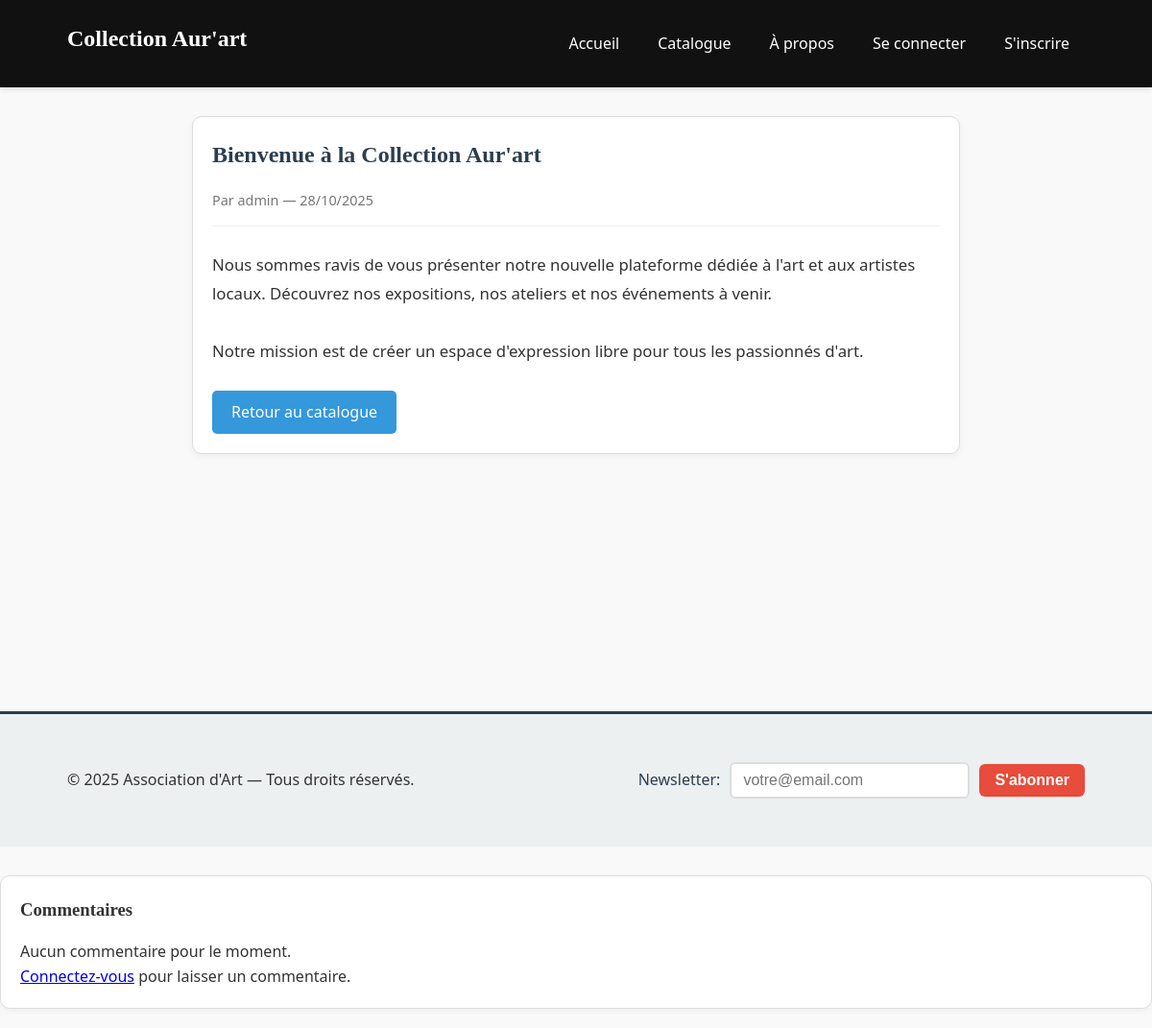
The page /article.php?slug=bienvenue-collection-aurart on the database its author committed.
### tables this page shows
CREATE TABLE IF NOT EXISTS articles (
    id INT AUTO_INCREMENT PRIMARY KEY,
    title VARCHAR(255) NOT NULL,
    slug VARCHAR(255) NOT NULL UNIQUE,
    content TEXT NOT NULL,
    image VARCHAR(500) DEFAULT NULL,
    author_id INT,
    created_at DATETIME DEFAULT CURRENT_TIMESTAMP,
    updated_at DATETIME DEFAULT CURRENT_TIMESTAMP ON UPDATE CURRENT_TIMESTAMP,
    FOREIGN KEY (author_id) REFERENCES users(id) ON DELETE SET NULL,
    INDEX idx_slug (slug),
    INDEX idx_author (author_id),
    INDEX idx_created (created_at)
);

CREATE TABLE IF NOT EXISTS users (
    id INT AUTO_INCREMENT PRIMARY KEY,
    username VARCHAR(50) NOT NULL UNIQUE,
    email VARCHAR(150) NOT NULL UNIQUE,
    password VARCHAR(255) NOT NULL,
    created_at DATETIME DEFAULT CURRENT_TIMESTAMP,
    INDEX idx_email (email)
);

### db.php (called while the page is built, shortened)
<?php
$DB_HOST = 'localhost';
$DB_USER = 'root';
$DB_PASS = '';
$DB_NAME = 'new_site_artv1';
$mysqli = new mysqli($DB_HOST, $DB_USER, $DB_PASS, $DB_NAME);
$mysqli->set_charset('utf8mb4');
function q($sql, $types = null, $params = []) {
    global $mysqli;
    $stmt = $mysqli->prepare($sql);
    if ($types && $params) {
        $stmt->bind_param($types, ...$params);
    }
    $ok = $stmt->execute();
    if (stripos($sql, 'SELECT') === 0) {
        $res = $stmt->get_result();
        return $res;
    } else {
        $stmt->close();
        return true;
    }
}
?>

### article.php (the view, shortened to what this page needs)
<?php
require 'db.php';
include 'header.php';
$slug = $_GET['slug'] ?? '';
$res = q(
    "SELECT a.*, u.username
     FROM articles a
     LEFT JOIN users u ON u.id = a.author_id
     WHERE a.slug = ?",
    's',
    [$slug]
);
$article = $res ? $res->fetch_assoc() : null;
?>
<article class="card article-detail">
    <h2><?= htmlspecialchars($article['title']) ?></h2>
    <p class="article-meta">
        Par <?= htmlspecialchars($article['username'] ?? 'Anonyme') ?> —
        <?= htmlspecialchars(date('d/m/Y', strtotime($article['created_at']))) ?>
    </p>
    <div class="article-content">
        <?= nl2br(htmlspecialchars($article['content'])) ?>
    </div>
    <p><a href="articles.php" class="btn-back"> Retour au catalogue</a></p>
</article>
<?php include 'footer.php'; ?>
<section class="card" style="margin-top: 30px;">
    <h3>Commentaires</h3>
    <?php
    $comments = q(
        "SELECT c.*, u.username
         FROM comments c
         LEFT JOIN users u ON c.user_id = u.id
         WHERE c.article_id = ?
         ORDER BY c.created_at DESC",
        'i',
        [$article['id']]
    );
    if ($comments && $comments->num_rows > 0) {
        while ($c = $comments->fetch_assoc()) {
            echo '<div style="border-bottom:1px solid #ddd; padding:10px 0;">';
            echo '<strong>' . htmlspecialchars($c['username'] ?? 'Anonyme') . '</strong> ';
            echo '<small>(' . htmlspecialchars(date('d/m/Y H:i', strtotime($c['created_at']))) . ')</small>';
            echo '<p>' . nl2br(htmlspecialchars($c['content'])) . '</p>';
            if (!empty($_SESSION['user_id']) && $_SESSION['user_id'] == $c['user_id']) {
                echo '<a href="delete_comment.php?id=' . $c['id'] . '&slug=' . urlencode($article['slug']) . '"
                        onclick="return confirm(\'Voulez-vous vraiment supprimer ce commentaire ?\')"
                        style="color:red; font-size:0.9em;">🗑 Supprimer</a>';
            }
            echo '</div>';
        }
    } else {
        echo '<p>Aucun commentaire pour le moment.</p>';
    }
    ?>
    <?php if (!empty($_SESSION['user_id'])): ?>
        <form method="post" action="add_comment.php" style="margin-top:20px;">
            <input type="hidden" name="article_id" value="<?= htmlspecialchars($article['id']) ?>">
            <input type="hidden" name="slug" value="<?= htmlspecialchars($article['slug']) ?>">
            <textarea name="content" rows="3" required placeholder="Écrivez un commentaire..." style="width:100%; padding:8px;"></textarea><br>
            <button type="submit" style="margin-top:5px;">Envoyer</button>
        </form>
    <?php else: ?>
        <p><a href="login.php">Connectez-vous</a> pour laisser un commentaire.</p>
    <?php endif; ?>
</section>

### style.css (style rules this page uses)
:root { --maxw: 1100px; --primary: #2c3e50; --secondary: #3498db; --accent: #e74c3c; --light-bg: #ecf0f1; --dark-bg: #111; font-family: 'Segoe UI', Tahoma, Geneva, Verdana, sans-serif; }
* { box-sizing: border-box; margin: 0; padding: 0; }
body { color: #333; line-height: 1.6; background: #f9f9f9; }
h1, h2, h3 { font-family: Georgia, 'Times New Roman', Times, serif; margin-bottom: 1rem; }
h2 { color: var(--primary); }
.card { border: 1px solid #ddd; padding: 20px; border-radius: 10px; background: #fff; margin-bottom: 20px; box-shadow: 0 2px 8px rgba(0,0,0,0.05); transition: transform 0.2s, box-shadow 0.2s; }
.article-detail { max-width: 800px; margin: 0 auto 30px; }
.article-meta { color: #777; font-size: 0.9em; margin-bottom: 20px; padding-bottom: 15px; border-bottom: 1px solid #eee; }
.article-content { line-height: 1.8; font-size: 1.05rem; margin: 25px 0; }
.btn-back { display: inline-block; padding: 10px 20px; background: var(--secondary); color: white !important; text-decoration: none; border-radius: 5px; transition: background 0.3s; }

### rows shown on the page
articles: title "Bienvenue à la Collection Aur'art", author.username "admin", created_at "28/10/2025", content "Nous sommes ravis de vous présenter notre nouvelle plateforme dédiée à l'art et aux artistes locaux. Découvrez nos expositions, nos ateliers et nos événements à venir. Notre mission est de créer un espace d'expression libre pour tous les passionnés d'art."
